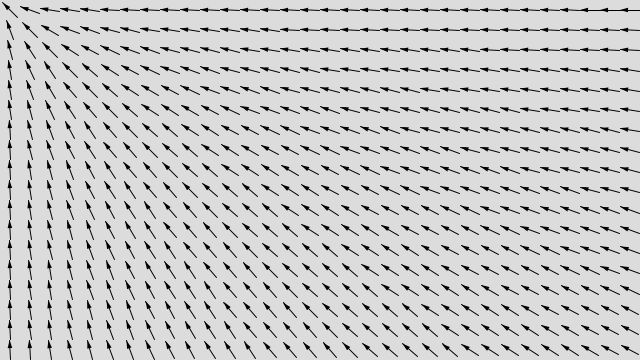
Frame 1 (no input)
Frame 60 (the mouse pressed at the canvas centre just before this capture): identical to frame 1, image omitted
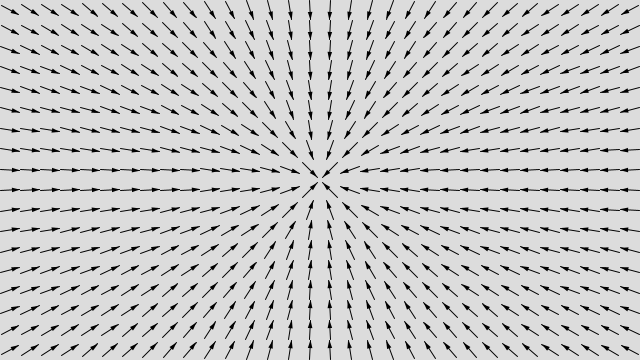
Frame 120 (the mouse held since frame 60 and released just before this capture)

The Processing sketch that drew these frames (run headless with seeded random() and noise(); from frame 60 on, the mouse is pressed at the canvas centre):

// Processing sketch: processing_48828
// ── processing_48828.pde

import java.util.ArrayList;  // maybe needed for openProcessing

int APP_WIDTH;
int APP_HEIGHT;
ArrayList<VectorPointer> vectors;


void setup() {
  APP_WIDTH = 640;
  APP_HEIGHT = 360;
  size(640, 360); // must hardcode for web version.
  frameRate(24);
  background(220);
  smooth();
  
  vectors = new ArrayList<VectorPointer>();
  for( int i = 0; i < APP_WIDTH; i+=20){
    for ( int j = 0; j < APP_HEIGHT; j+=20){
      vectors.add(new VectorPointer(new PVector(i,j)));
    }
  }
}


void draw() { 
  background(220);
  for( VectorPointer vp : vectors){
    vp.display();
  }
  
}

// second tab 

class VectorPointer{
  PVector pos;
  PVector loc1;
  PVector loc2;
  PVector arrowPoint1;
  PVector arrowPoint2;
    
  int _degrees;


  VectorPointer(PVector pos){
    this.pos = pos;
  } 
  
  
  void display(){
    configArrow();
    drawArrow();
  }
  
  
  void configArrow(){
    initDegrees(); 
    setCoordinates();
  }
  
  
  void drawArrow(){
    drawArrowLine();
    drawArrowHead();
  }
    
  
  void drawArrowLine(){
    stroke(0);
    strokeWeight(1);
    line(loc1.x, loc1.y, loc2.x, loc2.y);
  }
  
  
  void drawArrowHead(){
    fill(0);
    noStroke();
    beginShape();
      vertex(loc1.x, loc1.y);
      vertex(arrowPoint1.x, arrowPoint1.y);
      vertex(arrowPoint2.x, arrowPoint2.y);    
    endShape(CLOSE);    
  }
  
    
  void setCoordinates(){
    loc1 = getPosFromDegrees(_degrees, 10);
    loc2 = getPosFromDegrees(_degrees+180, 10);
    arrowPoint1 = getPosFromDegrees(_degrees - 50, 3);
    arrowPoint2 = getPosFromDegrees(_degrees + 50, 3);
  }
  
  
  void initDegrees(){
    getAngle();
    adjustDegrees(); 
  }
   
  
  void getAngle(){
    float opposite = (pos.y + 10 - mouseY); 
    float adjacent = (pos.x + 10 - mouseX);
    float hypotenuse = sqrt((opposite*opposite) + (adjacent*adjacent));
    float radianValue = acos(adjacent/hypotenuse);
    _degrees = int(abs(degrees(radianValue)));
  }
  
  
  PVector getPosFromDegrees(int _degrees, int _radius){
    float coordinate_x = ((pos.x + 10) + cos(radians(_degrees))*_radius);
    float coordinate_y = ((pos.y + 10) + sin(radians(_degrees))*_radius);
    return new PVector(coordinate_x, coordinate_y);
    
  } 
  
  void adjustDegrees(){
    if (pos.x+10 <= mouseX && pos.y+10 <= mouseY){
          _degrees = 180 - _degrees;
    }
    if (pos.x+10 <= mouseX && pos.y+10 > mouseY){
          _degrees = 180 + _degrees;
    }    
    if (pos.x+10 > mouseX && pos.y+10 <= mouseY){
          _degrees = - _degrees + 180;
    }    
    if (pos.x+10 > mouseX && pos.y+10 > mouseY){
          _degrees = _degrees - 180;
    }  
  }
  
}
